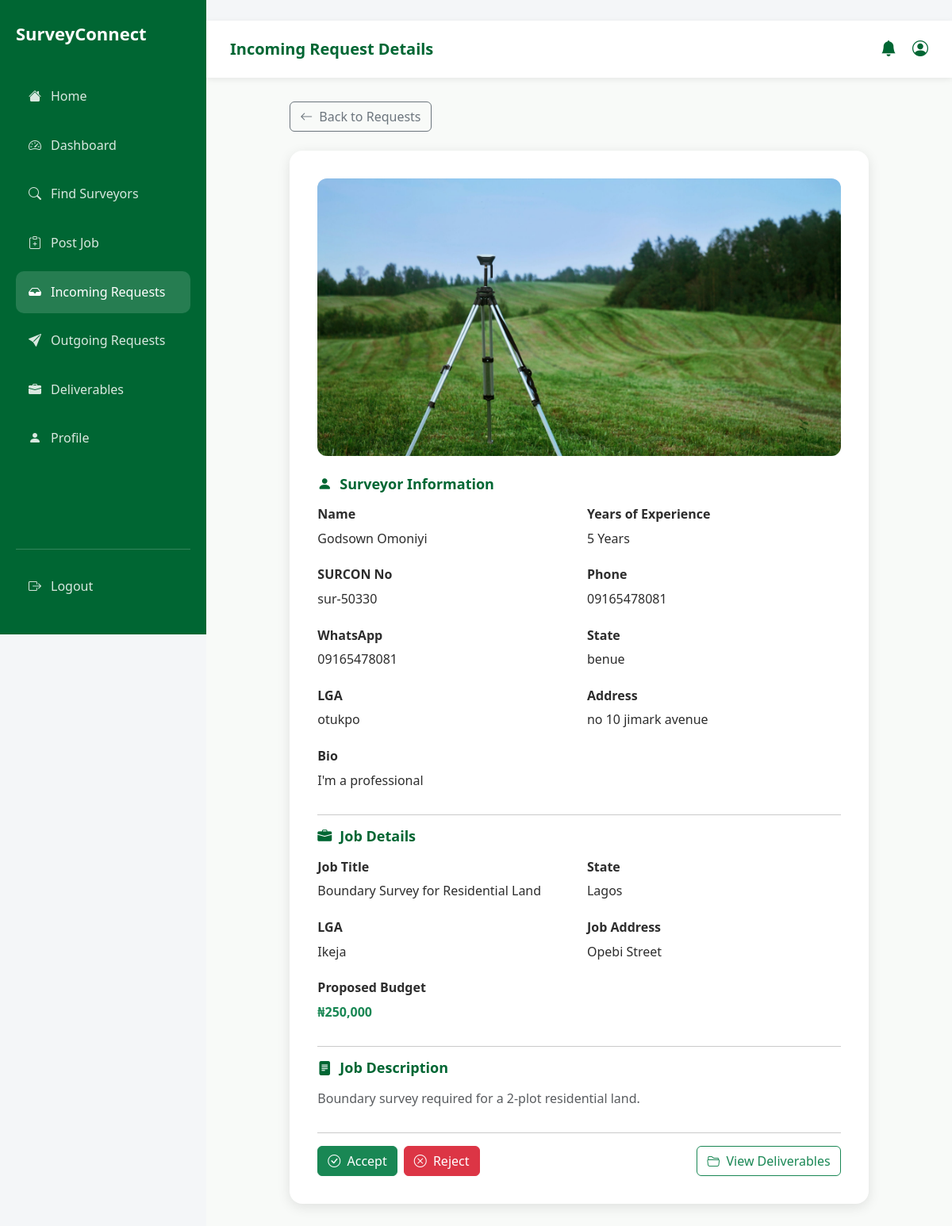
Page /client/incoming-request.php?id=3 (signed in) on the committed database.
### tables this page shows
CREATE TABLE IF NOT EXISTS `request_to_clients` (
  `id` int NOT NULL AUTO_INCREMENT,
  `job_id` int NOT NULL,
  `surveyor_profile_id` int NOT NULL,
  `client_profile_id` int NOT NULL,
  `request_status` enum('pending','accepted','rejected') NOT NULL DEFAULT 'pending',
  `created_at` timestamp NOT NULL DEFAULT CURRENT_TIMESTAMP,
  PRIMARY KEY (`id`),
  KEY `fk_rtc_job` (`job_id`),
  KEY `fk_rtc_surveyor` (`surveyor_profile_id`),
  KEY `fk_rtc_client` (`client_profile_id`)
);

CREATE TABLE IF NOT EXISTS `surveyors_profile` (
  `id` int NOT NULL AUTO_INCREMENT,
  `account_id` int NOT NULL,
  `first_name` varchar(100) NOT NULL,
  `surname` varchar(100) NOT NULL,
  `other_names` varchar(100) DEFAULT NULL,
  `phone_number` varchar(20) NOT NULL,
  `whatsapp_number` varchar(20) NOT NULL,
  `years_of_experience` int NOT NULL,
  `bio` text NOT NULL,
  `state` varchar(100) NOT NULL,
  `lga` varchar(100) NOT NULL,
  `address` text NOT NULL,
  `profile_image` varchar(255) NOT NULL,
  `id_type` varchar(50) NOT NULL,
  `id_document` varchar(255) NOT NULL,
  `surcon_number` varchar(50) NOT NULL,
  `specialization` enum('Land & Boundary Survey','Engineering Survey','Topographic Survey','Cadastral Survey','Hydrographic Survey','GIS Survey') NOT NULL,
  `verification_status` enum('pending','verified','rejected') NOT NULL DEFAULT 'pending',
  `verified_at` datetime NOT NULL DEFAULT CURRENT_TIMESTAMP,
  `created_at` datetime NOT NULL DEFAULT CURRENT_TIMESTAMP,
  `updated_at` datetime NOT NULL DEFAULT CURRENT_TIMESTAMP ON UPDATE CURRENT_TIMESTAMP,
  `rating` decimal(2,1) NOT NULL DEFAULT '0.0',
  `reviews_count` int NOT NULL DEFAULT '0',
  PRIMARY KEY (`id`),
  KEY `fk_surveyor_user` (`account_id`)
);

CREATE TABLE IF NOT EXISTS `jobs` (
  `id` int NOT NULL AUTO_INCREMENT,
  `client_profile_id` int NOT NULL,
  `job_title` varchar(255) NOT NULL,
  `job_description` text NOT NULL,
  `proposed_budget` varchar(100) NOT NULL,
  `job_state` varchar(100) NOT NULL,
  `job_lga` varchar(100) NOT NULL,
  `job_address` text NOT NULL,
  `job_status` enum('available','taken','completed') NOT NULL DEFAULT 'available',
  `created_at` datetime NOT NULL DEFAULT CURRENT_TIMESTAMP,
  PRIMARY KEY (`id`),
  KEY `fk_jobs_client` (`client_profile_id`)
);

### models/ClientProfile.php (called while the page is built, shortened)
<?php
class ClientProfile{
    public function getClientProfileByAccountId($account_id, $pdo){
        $sql = "SELECT * FROM clients_profile WHERE account_id = ?";
        $stmt = $pdo->prepare($sql);
        $stmt->execute([$account_id]);
        $client_profile = $stmt->fetch(PDO::FETCH_ASSOC);
        return $client_profile;
    }
}

### models/Request.php (called while the page is built, shortened)
<?php
class Request{
    public function getClientIncomingRequestById($request_id, $client_profile_id, $pdo){
        $sql = "SELECT r.*, r.id as rtc_table_id, s.*, s.id as sp_table_id, a.email, j.*, j.id as job_table_id
                FROM request_to_clients r
                LEFT JOIN surveyors_profile s ON r.surveyor_profile_id = s.id
                LEFT JOIN accounts a ON s.account_id = a.id
                LEFT JOIN jobs j ON r.job_id = j.id
                WHERE r.id = ? AND r.client_profile_id = ?";
        $stmt = $pdo->prepare($sql);
        $stmt->execute([$request_id, $client_profile_id]);
        $request = $stmt->fetch(PDO::FETCH_ASSOC);
        return $request;
    }
}

### client/incoming-request.php (the view, shortened to what this page needs)
<?php
require_once "../config/db-connect.php";
require_once "../models/ClientProfile.php";
require_once "../models/Request.php";
$account_id = $_SESSION['id'];
$clientProfileModel = new ClientProfile();
$profile = $clientProfileModel->getClientProfileByAccountId($account_id, $pdo);
$client_profile_id = $profile['id'];
$request_id = (int) $_GET['id'];
$requestModel = new Request();
$request = $requestModel->getClientIncomingRequestById(
    $request_id,
    $client_profile_id,
    $pdo
);
?>
<!DOCTYPE html>
<html lang="en">
<head>
  <link href="https://cdn.jsdelivr.net/npm/bootstrap@5.3.2/dist/css/bootstrap.min.css" rel="stylesheet">
  <link rel="stylesheet" href="https://cdn.jsdelivr.net/npm/bootstrap-icons@1.11.3/font/bootstrap-icons.min.css">
  <link rel="stylesheet" href="../assets/css/style.css">
</head>
<body>
  <?php include "../components/clientSidebar.php"; ?>
  <div class="surveyor-main">
    <nav class="surveyor-topbar">
      <div class="d-flex align-items-center gap-3">
        <strong>Incoming Request Details</strong>
      </div>
      <div class="topbar-actions">
        <i class="bi bi-bell-fill"></i>
        <i class="bi bi-person-circle"></i>
      </div>
    </nav>
    <div class="dashboard-content">
      <div class="row justify-content-center">
        <div class="col-lg-10">
          <a href="incoming-requests.php" class="btn btn-outline-secondary mb-4">
            <i class="bi bi-arrow-left me-2"></i>Back to Requests
          </a>
          <div class="request-detail-card">
            <img src="../assets/images/Sconnect 2.jpeg" alt="Job" class="job-image">
            <div class="detail-section">
              <h3 class="detail-section-title">
                <i class="bi bi-person-fill"></i> Surveyor Information
              </h3>
              <div class="detail-grid">
                <div class="detail-item">
                  <strong>Name</strong>
                  <span><?= htmlspecialchars($request['first_name'] . ' ' . $request['surname']) ?></span>
                </div>
                <div class="detail-item">
                  <strong>Years of Experience</strong>
                  <span><?= (int) $request['years_of_experience'] ?> Years</span>
                </div>
                <div class="detail-item">
                  <strong>SURCON No</strong>
                  <span><?= htmlspecialchars($request['surcon_number']) ?></span>
                </div>
                <div class="detail-item">
                  <strong>Phone</strong>
                  <span><?= htmlspecialchars($request['phone_number']) ?></span>
                </div>
                <div class="detail-item">
                  <strong>WhatsApp</strong>
                 <span><?= htmlspecialchars($request['whatsapp_number']) ?></span>
                </div>
                <div class="detail-item">
                  <strong>State</strong>
                  <span><?= htmlspecialchars($request['state']) ?></span>
                </div>
                <div class="detail-item">
                  <strong>LGA</strong>
                 <span><?= htmlspecialchars($request['lga']) ?></span>
                </div>
                <div class="detail-item">
                  <strong>Address</strong>
                  <span><?= htmlspecialchars($request['address']) ?></span>
                </div>
                <div class="detail-item" style="grid-column: 1 / -1;">
                  <strong>Bio</strong>
                  <span><?= htmlspecialchars($request['bio']) ?></span>
                </div>
              </div>
            </div>
            <hr>
            <div class="detail-section">
              <h3 class="detail-section-title">
                <i class="bi bi-briefcase-fill"></i> Job Details
              </h3>
              <div class="detail-grid">
                <div class="detail-item">
                  <strong>Job Title</strong>
                  <span><?= htmlspecialchars($request['job_title']) ?></span>
                </div>
                <div class="detail-item">
                  <strong>State</strong>
                  <span><?= htmlspecialchars($request['job_state']) ?></span>
                </div>
                <div class="detail-item">
                  <strong>LGA</strong>
                  <span><?= htmlspecialchars($request['job_lga']) ?></span>
                </div>
                <div class="detail-item">
                  <strong>Job Address</strong>
                 <span><?= htmlspecialchars($request['job_address']) ?></span>
                </div>
                <div class="detail-item">
                  <strong>Proposed Budget</strong>
                 <span class="text-success fw-bold">
                    ₦<?= number_format($request['proposed_budget']) ?>
                 </span>
                </div>
              </div>
            </div>
            <hr>
            <div class="detail-section">
              <h3 class="detail-section-title">
                <i class="bi bi-file-text-fill"></i> Job Description
              </h3>
              <p class="text-muted">
                <?= nl2br(htmlspecialchars($request['job_description'])) ?>
              </p>
            </div>
            <hr>
            <div class="d-flex justify-content-between align-items-center">
              <div class="d-flex gap-2">
                <form method="post" class="d-flex gap-2">
                  <button type="submit" name="action" value="accepted" class="btn btn-success">
                    <i class="bi bi-check-circle me-1"></i> Accept
                  </button>
                  <button type="submit" name="action" value="rejected" class="btn btn-danger">
                    <i class="bi bi-x-circle me-1"></i> Reject
                  </button>
                </form>
              </div>
              <button class="btn btn-outline-success" data-bs-toggle="modal" data-bs-target="#deliverableModal">
                <i class="bi bi-folder2-open me-1"></i> View Deliverables
              </button>
            </div>
          </div>
        </div>
      </div>
    </div>
  </div>
</body>
</html>

### rows in the picture
request_to_clients: surveyor_profile.surname "Godsown Omoniyi", surveyor_profile.years_of_experience "5", surveyor_profile.surcon_number "sur-50330", surveyor_profile.phone_number "09165478081", surveyor_profile.whatsapp_number "09165478081", surveyor_profile.state "benue", surveyor_profile.lga "otukpo", surveyor_profile.address "no 10 jimark avenue", surveyor_profile.bio "I'm a professional", job.job_title "Boundary Survey for Residential Land", job.job_state "Lagos", job.job_lga "Ikeja", job.job_address "Opebi Street", job.proposed_budget "250,000", job.job_description "Boundary survey required for a 2-plot residential land."
